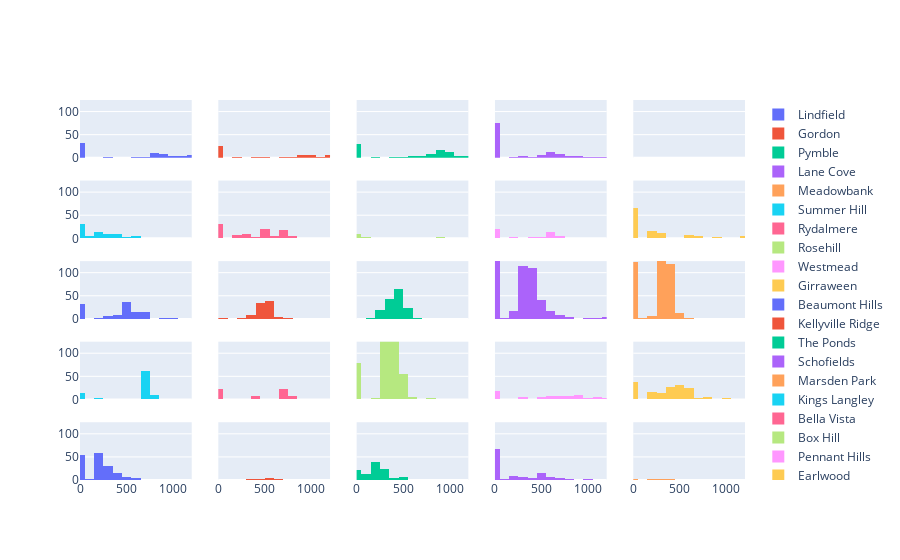

Notebook source saved alongside this figure:
### Markdown cell above
New developments areas are mostly 250 - 450 m2 (e.g. Schofields, Marsden Park..)

### Code cell
fig = make_subplots(
    rows=5, cols=5
    #     ,subplot_titles=("Plot 1", "Plot 2", "Plot 3", "Plot 4")
    ,shared_yaxes=True
    ,shared_xaxes=True)

df_numb=25
for row in range(1,6):
    for col in range(1,6):
        suburb_df = suburb_list[df_numb]
        suburb_df_price = suburb_df[suburb_df["sold_date_dt"] >= dtm]["land_size"]
                
        if suburb_list[df_numb]["suburb"].count()>=1:
            name = suburb_list[df_numb]["suburb"].unique()[0]
            fig.update_xaxes(range=[0, 1200], row=row, col=col)
            fig.update_yaxes(range=[0, 125], row=row, col=col)
            fig.add_trace(go.Histogram(x=suburb_df_price,xbins=dict(size=100),autobinx = False, name=name),row =row, col=col)
            
        df_numb=df_numb+1                   
        
fig.show()

### Figure 1 — Plotly figure (JSON) as saved in the notebook; plotly's stock layout.template omitted (floating-point values rounded to 4 significant figures; data arrays with more than 128 entries replaced by an {"elided": "..."} marker saying what was removed)
{"data": [{"autobinx": false, "name": "Lindfield", "type": "histogram", "x": [-1, 345, 1069, 866, 1073, 902, 1612, -1, 1104, 917, 930, 1151, -1, 972, 916, 1214, -1, 698, 1005, 1341, 913, -1, 809, 891, -1, 1733, -1, -1, -1, -1, 847.3, 835, -1, 1170, 630, -1, -1, -1, -1, -1, 790, 942, -1, -1, -1, 835, 2366, 1024, 847, 1353, 1247, 973, -1, -1, -1, -1, -1, -1, -1, -1, 809, 835, -1, 768, 1398, -1, -1, -1, 1170, -1, 834, 1085, 1223], "xaxis": "x", "xbins": {"size": 100}, "yaxis": "y"}, {"autobinx": false, "name": "Gordon", "type": "histogram", "x": [1153, -1, 1180, 1309, 1548, 2023, 930, -1, 891.6, 2004, 1416, 696, -1, 923, -1, -1, -1, 1300, 1703, 1372, -1, 990.7, 1263, -1, -1, -1, -1, 1442, 929.5, -1, 910, 929, 1277, -1, 534, 1334, -1, -1, 1543, 1158, 401.8, -1, -1, 968, -1, 930, -1, -1, 1019, 789, 1353, 1088, 1300, 973.8, 998, -1, 1548, 1220, 1201, -1, -1, -1, 1454, -1, -1, 178, 2489], "xaxis": "x2", "xbins": {"size": 100}, "yaxis": "y2"}, {"autobinx": false, "name": "Pymble", "type": "histogram", "x": [910.5, 848.7, 1031, 804, -1, 611, 948.5, 1454, 866, 980, -1, 1126, -1, 925, -1, -1, -1, -1, 1448, 733, 1891, -1, 874, -1, 929, 245, 562, -1, 784, 656, 790, 920, 744, 930, 923, 606, 835, 929, -1, -1, 1024, 920, -1, -1, -1, 936, 930, -1, -1, -1, 663, -1, 860, 1552, 2046, 477, -1, -1, -1, 1018, 1183, -1, 1113, 986, 960, 1129, 1012, 929.5, -1, 961, 920, 1239, 819, 1518, 983, -1, 923.2, 790, -1, 1240, 967, -1, 525, -1, -1, 385, 1030, 836, 1511, 796, 985, 1303, 986, 1461, 1694], "xaxis": "x3", "xbins": {"size": 100}, "yaxis": "y3"}, {"autobinx": false, "name": "Lane Cove", "type": "histogram", "x": [388, -1, -1, 547, 641, 471, -1, 581, -1, -1, -1, -1, -1, -1, 594.4, -1, -1, -1, 531, -1, -1, -1, 543, -1, 834, -1, -1, 942, 531, -1, 275.2, 663.9, -1, 714, -1, 1126, 320, -1, 558, 618, -1, -1, -1, -1, -1, -1, -1, 626, -1, -1, 784, 1587, -1, -1, -1, -1, 1191, -1, 312.6, -1, 563, 766, -1, 651, -1, -1, -1, -1, 308, -1, -1, 695.6, -1, -1, -1, 708, 603.4, -1, 940, -1, 560, -1, -1, -1, -1, -1, 916, 694, 607, -1, -1, 765.1, 215, -1, -1, -1, -1, -1, -1, -1, -1, -1, -1, 556, 695.6, 594.4, 739, 1043, -1, -1, -1, 570, -1, -1, -1, -1, -1, 394, -1], "xaxis": "x4", "xbins": {"size": 100}, "yaxis": "y4"}, {"autobinx": false, "name": "Meadowbank", "type": "histogram", "x": [-1, -1, -1, -1, -1], "xaxis": "x5", "xbins": {"size": 100}, "yaxis": "y5"}, {"autobinx": false, "name": "Summer Hill", "type": "histogram", "x": [367, 285, 594, -1, 265.6, 474, 430, 645, -1, 284.5, -1, 196, -1, 449, 645, 468, 145.4, -1, 183, 142, -1, 449, 201, 214, 376, 107, 310, 202, 183, 278, 436.3, -1, 442.6, 126, -1, 259, 279.8, 329, -1, -1, -1, 202, 646, 430, -1, 152, -1, -1, -1, -1, -1, -1, -1, -1, -1, -1, 202.3, -1, 930, 181, 340, 223, 242.2, -1, 569, -1, -1, -1, -1, -1, 186, -1, 133, 247, 470, 626, 360], "xaxis": "x6", "xbins": {"size": 100}, "yaxis": "y6"}, {"autobinx": false, "name": "Rydalmere", "type": "histogram", "x": [-1, 518, -1, -1, 670, 673, 499, 298, -1, 835, -1, 224, 372, 566, 245, 613, 348, 518, 500, -1, 310, 696.8, -1, 664, 207, 815, 650, 504, 592, 209, 670, -1, 728, -1, 529, 208, -1, 520, 1506, -1, 780, 658, -1, -1, -1, 483, -1, 334, 524.8, 512, -1, 562.8, 522, 670, 510, 325, -1, -1, 210, 373, 803, -1, 728.9, 505, 471, 350, 505, 742, -1, 727, -1, -1, 518.5, 467.9, 242, -1, 689.2, 512, -1, -1, -1, -1, 670.5, 510, 645, 326, -1, 317, -1, 508, 753, 347.9, -1, 339, 670, 670, 721, 697, 701], "xaxis": "x7", "xbins": {"size": 100}, "yaxis": "y7"}, {"autobinx": false, "name": "Rosehill", "type": "histogram", "x": [-1, -1, -1, 72, -1, -1, 948.5, -1, -1, -1, 372, -1, -1, 871, 107, 746.1, 460, 317], "xaxis": "x8", "xbins": {"size": 100}, "yaxis": "y8"}, {"autobinx": false, "name": "Westmead", "type": "histogram", "x": [550.1, 645, 722.8, 171, 177, -1, 663, 658, 569.1, 1366, -1, -1, -1, -1, 550.1, 189, -1, 632.3, -1, 607, -1, 689, 508.3, -1, 632, -1, 670.3, -1, 460.3, -1, 613.2, 556, 556, -1, 645, 373.1, 809.4, -1, -1, -1, 594.4, -1, -1, 423.7, 600, 645, 716, -1, 900, -1, -1, 1170], "xaxis": "x9", "xbins": {"size": 100}, "yaxis": "y9"}, {"autobinx": false, "name": "Girraween", "type": "histogram", "x": [295, 205, 575, -1, -1, 166, 1225, -1, -1, 251, -1, -1, -1, 242, 173, 251, 860, 1221, 1226, 613, -1, -1, -1, -1, 556.4, 567, 280, 920, -1, -1, 325, 201, -1, -1, 130, -1, 233.2, -1, -1, 956, 803, -1, -1, -1, -1, -1, -1, -1, -1, 274, -1, 696, -1, 266, -1, 714, -1, 1220, 556.4, -1, 272.9, 295.3, -1, 860, 682.1, 195, 246, 418.5, 256, 708.2, 221, 256, -1, -1, -1, -1, 269, 184, -1, -1, -1, 700, -1, -1, -1, 200.2, -1, -1, 613, -1, -1, -1, -1, -1, -1, 235, -1, -1, 228.9, 165, -1, 556.4, -1, -1, 1220, 556, -1, -1, -1, -1, -1, 743, -1, -1, 206.9, -1, -1, -1], "xaxis": "x10", "xbins": {"size": 100}, "yaxis": "y10"}, {"autobinx": false, "name": "Beaumont Hills", "type": "histogram", "x": [450, 501, -1, 402, 480, 901, 540, -1, -1, -1, 617, 540.9, 702, 587, 701, 697.2, -1, -1, 700, 654.4, 451, -1, -1, -1, 513, 722, 462, 500, 745, 450, 450, 600, 406, -1, -1, 451, 450, -1, 427, -1, 397, -1, 614, -1, -1, 254, 502, -1, 600, 486, 210, 600, 454, 700, 660, 532, -1, 528, 364, 600, 533.8, 484, -1, 374, 451, 370, 476, 315, 713, 309, 540, 320.7, 500, 650, 477, 564, -1, 665, 475.5, 562, -1, 451, -1, 450, -1, 256.4, 469, -1, 496, 739, 974, -1, 316, 458, 685, -1, 400, 550, 515, -1, 600, 478, 469, -1, 636, 640, -1, 508, -1, 613, 396, -1, -1, 730, 479.3, -1], "xaxis": "x11", "xbins": {"size": 100}, "yaxis": "y11"}, {"autobinx": false, "name": "Kellyville Ridge", "type": "histogram", "x": [-1, 465, 453.9, -1, 507, 521, 456.2, 516, 360.1, 479.1, 668, 328, -1, 480, 540.2, 452, -1, 465, -1, 507, 525, -1, 501.6, -1, -1, 450, -1, 360, 479.1, -1, 540, 450.8, 450, -1, 458.7, 450, -1, 527, 536.9, -1, 526, 526, -1, 479, -1, -1, -1, 506, 436, -1, 520, 639, -1, 450, -1, 504, 363.2, -1, 503.6, 450, 503, 500, -1, 700, -1, 428, 534, 582, 349, 455, 502, 550, 234, 553, 499, 511, -1, -1, 450, -1, -1, 555, -1, 526, 520, 370, 533, -1, 450, -1, 450, 450, 532, 450.2, 465, 500, 512.6, 450, 328, 500.2, -1, 507, -1, 452, 503, -1, 457.6, 525, 451.1, 1, 700, -1, 431.2, 525, -1, 500, -1, 221, 622, 467, 450, 455.1, -1, 547.8, -1, 370.3, -1, 525], "xaxis": "x12", "xbins": {"size": 100}, "yaxis": "y12"}, {"autobinx": false, "name": "The Ponds", "type": "histogram", "x": {"elided": "243 float values"}, "xaxis": "x13", "xbins": {"size": 100}, "yaxis": "y13"}, {"autobinx": false, "name": "Schofields", "type": "histogram", "x": {"elided": "462 float values"}, "xaxis": "x14", "xbins": {"size": 100}, "yaxis": "y14"}, {"autobinx": false, "name": "Marsden Park", "type": "histogram", "x": {"elided": "456 float values"}, "xaxis": "x15", "xbins": {"size": 100}, "yaxis": "y15"}, {"autobinx": false, "name": "Kings Langley", "type": "histogram", "x": [691, 697, 711, 828, 690, 717, 700, 695.6, 691, 697, 694.4, 691, 696, 697, 721, -1, 690, 698.3, 690, 696, 691, 715, 929, 864, 814.3, -1, 710, 700, 794, 814, 697, 721.3, 1035, -1, 695.6, 351, 835.7, 826, 697, -1, 699, -1, 836, 696, 767.9, 187, -1, 731.1, 706.9, 690, 690, -1, 702, 690, -1, 695, -1, -1, -1, 697, 690.9, 202, 690, 696.9, 697.1, 705, 697, 549, 695.6, 402, 690, 700, 697, 696.8, 186, -1, 685, 705, -1, 697, 328, 776, 716.6, 695.6, 697, 694, 450, 690, 697, 696.7, -1, 697.8, -1, 696, 691, 697, 772, 1349], "xaxis": "x16", "xbins": {"size": 100}, "yaxis": "y16"}, {"autobinx": false, "name": "Bella Vista", "type": "histogram", "x": [729, 743, -1, 700, 657, 701, 745, 712, -1, 627, -1, 366, -1, -1, -1, -1, 711, 783, 717, 762.3, 709, -1, -1, 390, 365, 774, -1, 716.6, 745, 557, 746, -1, 700, -1, 533, 736, -1, 438, 773, 730, 825, -1, -1, -1, -1, 407.4, 759, 774.4, -1, -1, -1, 731, -1, 702, 765, 434, 700.1, 717, 470, -1, 700, 746, 448.8, -1], "xaxis": "x17", "xbins": {"size": 100}, "yaxis": "y17"}, {"autobinx": false, "name": "Box Hill", "type": "histogram", "x": {"elided": "506 float values"}, "xaxis": "x18", "xbins": {"size": 100}, "yaxis": "y18"}, {"autobinx": false, "name": "Pennant Hills", "type": "histogram", "x": [2567, 1189, -1, 465, 698, -1, 580.4, 934, 261, 1056, 649.9, -1, 771, 1175, 266, 771.4, 695.6, -1, 1265, 796.7, 910, 315.6, 501.1, 968, 796.7, -1, -1, 635.9, 500.5, 573, 1068, 834.7, -1, 942, 690.3, 302.2, 935, -1, -1, 897, 746, 694.5, 332, 727, 789.6, 923.2, -1, 586.3, 518, -1, -1, 790.4, 822, 590, -1, 930, 1068, 1056, 929.5, -1, -1, 1088, 541, 1448, 1069, 602, -1, 923, 989.9, 1185, -1, 398.4, -1, 990, -1, 502.5, 1600, 701.9], "xaxis": "x19", "xbins": {"size": 100}, "yaxis": "y19"}, {"autobinx": false, "name": "Earlwood", "type": "histogram", "x": {"elided": "167 float values"}, "xaxis": "x20", "xbins": {"size": 100}, "yaxis": "y20"}, {"autobinx": false, "name": "Marrickville", "type": "histogram", "x": {"elided": "173 float values"}, "xaxis": "x21", "xbins": {"size": 100}, "yaxis": "y21"}, {"autobinx": false, "name": "Dulwich", "type": "histogram", "x": [576, 525, -1, 464, 766, 433, 318, 314, 606, 649, 487, -1, 599, -1, -1, 512, 1046], "xaxis": "x22", "xbins": {"size": 100}, "yaxis": "y22"}, {"autobinx": false, "name": "Petersham", "type": "histogram", "x": [367, -1, 120.1, 278.2, 190, 474, 474, 177, 289, 212, 240, 123, 328.8, 183, 252, 184, -1, 200.8, 234, 120, 126.8, 259.3, 512, -1, 247, 188, 309, 236, 208.6, 179, 278.2, -1, -1, 145.4, -1, 474, 182.5, 281.9, 183, 176, 240, 221, 278, 208, 234, 183, 158, 196, 278, 263, 408, 115, 198, 115, -1, 650, -1, -1, 145, 221, 196, 443, 287, 208, -1, -1, -1, 215, 298, 186, 76, 239, 266, 259, -1, -1, 360, 546, 276, 216, -1, 145.4, 221, -1, -1, 335, 183, -1, 215, 119.2, -1, 455, 323, 215, 615, 328.8, 278.7, 139.1, -1, 215, 228, 295, -1, -1, 373, 249, 268, 133, 323, 348], "xaxis": "x23", "xbins": {"size": 100}, "yaxis": "y23"}, {"autobinx": false, "name": "Campsie", "type": "histogram", "x": [652, -1, 461, -1, 582, 556, 306, 134, 518.5, -1, 442.6, -1, -1, 657, 633, -1, 336, 500, -1, 156, 260, -1, -1, 525, 221, 470, -1, -1, 404.7, 594.5, 784, 405, 518.5, -1, 239, -1, 338, -1, -1, 245, 518, 231, -1, 961, 525, 531, 460, 140, -1, 512, 780, 725, 1791, -1, -1, 600.7, -1, -1, -1, -1, -1, -1, -1, -1, -1, -1, -1, -1, -1, 502, -1, -1, 218, -1, -1, -1, -1, -1, -1, -1, -1, -1, 650, 254, 223, 298, -1, -1, -1, -1, -1, -1, -1, -1, -1, 506, 626, -1, -1, 1012, 442, -1, 459, -1, -1, 176, 316, 509, -1, 1385, -1, 607, -1, -1, -1, -1, -1, -1, -1, 398, -1], "xaxis": "x24", "xbins": {"size": 100}, "yaxis": "y24"}, {"autobinx": false, "name": "Canterbury", "type": "histogram", "x": [244, 569.1, -1, 427, 253, 453, -1, 335, 240.3, 370, 435], "xaxis": "x25", "xbins": {"size": 100}, "yaxis": "y25"}], "layout": {"xaxis": {"anchor": "y", "domain": [0, 0.168], "matches": "x21", "range": [0, 1200], "showticklabels": false}, "xaxis10": {"anchor": "y10", "domain": [0.832, 1], "matches": "x25", "range": [0, 1200], "showticklabels": false}, "xaxis11": {"anchor": "y11", "domain": [0, 0.168], "matches": "x21", "range": [0, 1200], "showticklabels": false}, "xaxis12": {"anchor": "y12", "domain": [0.208, 0.376], "matches": "x22", "range": [0, 1200], "showticklabels": false}, "xaxis13": {"anchor": "y13", "domain": [0.416, 0.584], "matches": "x23", "range": [0, 1200], "showticklabels": false}, "xaxis14": {"anchor": "y14", "domain": [0.624, 0.792], "matches": "x24", "range": [0, 1200], "showticklabels": false}, "xaxis15": {"anchor": "y15", "domain": [0.832, 1], "matches": "x25", "range": [0, 1200], "showticklabels": false}, "xaxis16": {"anchor": "y16", "domain": [0, 0.168], "matches": "x21", "range": [0, 1200], "showticklabels": false}, "xaxis17": {"anchor": "y17", "domain": [0.208, 0.376], "matches": "x22", "range": [0, 1200], "showticklabels": false}, "xaxis18": {"anchor": "y18", "domain": [0.416, 0.584], "matches": "x23", "range": [0, 1200], "showticklabels": false}, "xaxis19": {"anchor": "y19", "domain": [0.624, 0.792], "matches": "x24", "range": [0, 1200], "showticklabels": false}, "xaxis2": {"anchor": "y2", "domain": [0.208, 0.376], "matches": "x22", "range": [0, 1200], "showticklabels": false}, "xaxis20": {"anchor": "y20", "domain": [0.832, 1], "matches": "x25", "range": [0, 1200], "showticklabels": false}, "xaxis21": {"anchor": "y21", "domain": [0, 0.168], "range": [0, 1200]}, "xaxis22": {"anchor": "y22", "domain": [0.208, 0.376], "range": [0, 1200]}, "xaxis23": {"anchor": "y23", "domain": [0.416, 0.584], "range": [0, 1200]}, "xaxis24": {"anchor": "y24", "domain": [0.624, 0.792], "range": [0, 1200]}, "xaxis25": {"anchor": "y25", "domain": [0.832, 1], "range": [0, 1200]}, "xaxis3": {"anchor": "y3", "domain": [0.416, 0.584], "matches": "x23", "range": [0, 1200], "showticklabels": false}, "xaxis4": {"anchor": "y4", "domain": [0.624, 0.792], "matches": "x24", "range": [0, 1200], "showticklabels": false}, "xaxis5": {"anchor": "y5", "domain": [0.832, 1], "matches": "x25", "range": [0, 1200], "showticklabels": false}, "xaxis6": {"anchor": "y6", "domain": [0, 0.168], "matches": "x21", "range": [0, 1200], "showticklabels": false}, "xaxis7": {"anchor": "y7", "domain": [0.208, 0.376], "matches": "x22", "range": [0, 1200], "showticklabels": false}, "xaxis8": {"anchor": "y8", "domain": [0.416, 0.584], "matches": "x23", "range": [0, 1200], "showticklabels": false}, "xaxis9": {"anchor": "y9", "domain": [0.624, 0.792], "matches": "x24", "range": [0, 1200], "showticklabels": false}, "yaxis": {"anchor": "x", "domain": [0.848, 1], "range": [0, 125]}, "yaxis10": {"anchor": "x10", "domain": [0.636, 0.788], "matches": "y6", "range": [0, 125], "showticklabels": false}, "yaxis11": {"anchor": "x11", "domain": [0.424, 0.576], "range": [0, 125]}, "yaxis12": {"anchor": "x12", "domain": [0.424, 0.576], "matches": "y11", "range": [0, 125], "showticklabels": false}, "yaxis13": {"anchor": "x13", "domain": [0.424, 0.576], "matches": "y11", "range": [0, 125], "showticklabels": false}, "yaxis14": {"anchor": "x14", "domain": [0.424, 0.576], "matches": "y11", "range": [0, 125], "showticklabels": false}, "yaxis15": {"anchor": "x15", "domain": [0.424, 0.576], "matches": "y11", "range": [0, 125], "showticklabels": false}, "yaxis16": {"anchor": "x16", "domain": [0.212, 0.364], "range": [0, 125]}, "yaxis17": {"anchor": "x17", "domain": [0.212, 0.364], "matches": "y16", "range": [0, 125], "showticklabels": false}, "yaxis18": {"anchor": "x18", "domain": [0.212, 0.364], "matches": "y16", "range": [0, 125], "showticklabels": false}, "yaxis19": {"anchor": "x19", "domain": [0.212, 0.364], "matches": "y16", "range": [0, 125], "showticklabels": false}, "yaxis2": {"anchor": "x2", "domain": [0.848, 1], "matches": "y", "range": [0, 125], "showticklabels": false}, "yaxis20": {"anchor": "x20", "domain": [0.212, 0.364], "matches": "y16", "range": [0, 125], "showticklabels": false}, "yaxis21": {"anchor": "x21", "domain": [0, 0.152], "range": [0, 125]}, "yaxis22": {"anchor": "x22", "domain": [0, 0.152], "matches": "y21", "range": [0, 125], "showticklabels": false}, "yaxis23": {"anchor": "x23", "domain": [0, 0.152], "matches": "y21", "range": [0, 125], "showticklabels": false}, "yaxis24": {"anchor": "x24", "domain": [0, 0.152], "matches": "y21", "range": [0, 125], "showticklabels": false}, "yaxis25": {"anchor": "x25", "domain": [0, 0.152], "matches": "y21", "range": [0, 125], "showticklabels": false}, "yaxis3": {"anchor": "x3", "domain": [0.848, 1], "matches": "y", "range": [0, 125], "showticklabels": false}, "yaxis4": {"anchor": "x4", "domain": [0.848, 1], "matches": "y", "range": [0, 125], "showticklabels": false}, "yaxis5": {"anchor": "x5", "domain": [0.848, 1], "matches": "y", "range": [0, 125], "showticklabels": false}, "yaxis6": {"anchor": "x6", "domain": [0.636, 0.788], "range": [0, 125]}, "yaxis7": {"anchor": "x7", "domain": [0.636, 0.788], "matches": "y6", "range": [0, 125], "showticklabels": false}, "yaxis8": {"anchor": "x8", "domain": [0.636, 0.788], "matches": "y6", "range": [0, 125], "showticklabels": false}, "yaxis9": {"anchor": "x9", "domain": [0.636, 0.788], "matches": "y6", "range": [0, 125], "showticklabels": false}}}
